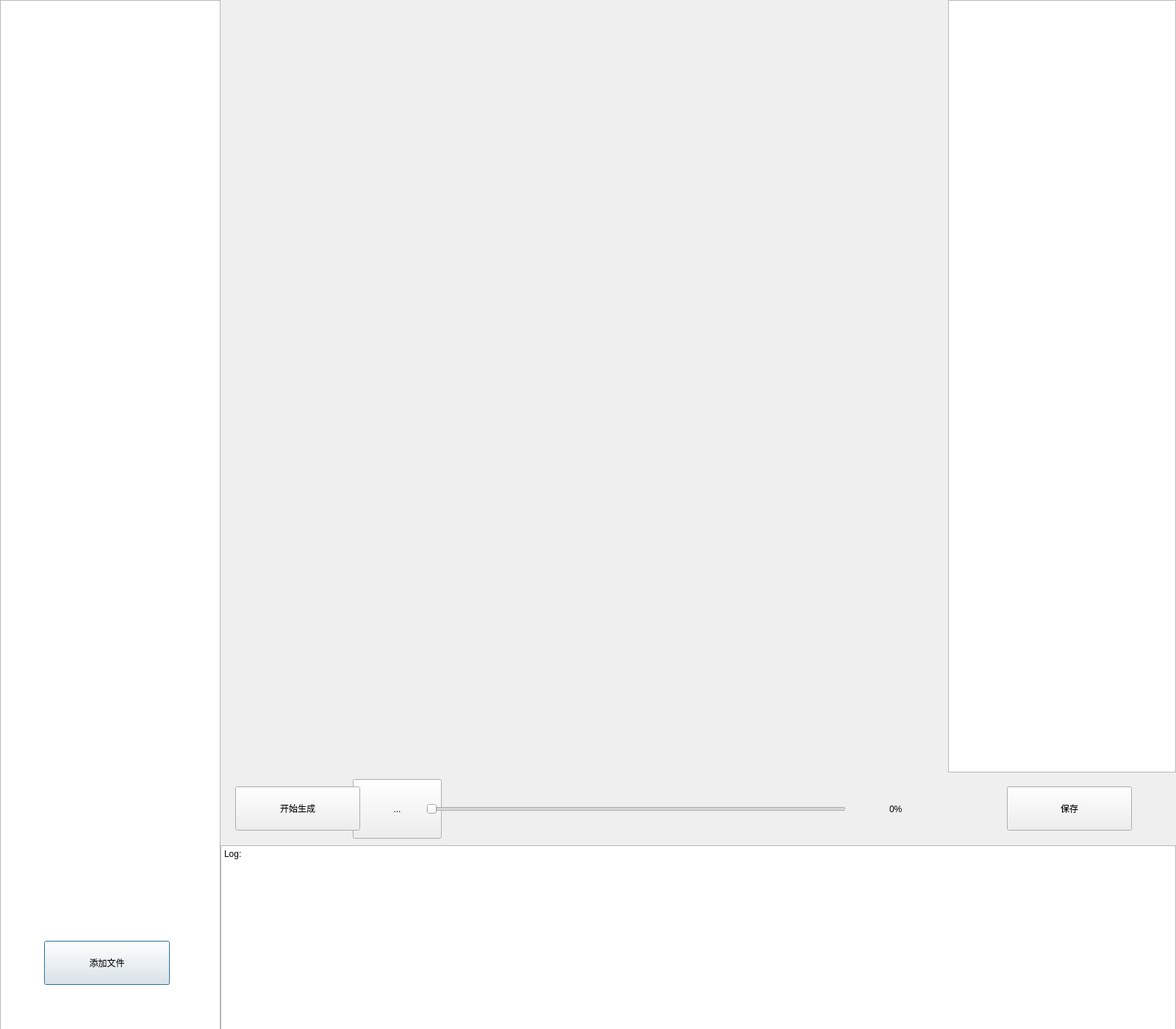
<?xml version="1.0" encoding="UTF-8"?>
<ui version="4.0">
 <class>zimu</class>
 <widget class="QDialog" name="zimu">
  <property name="geometry">
   <rect>
    <x>0</x>
    <y>0</y>
    <width>1600</width>
    <height>1400</height>
   </rect>
  </property>
  <property name="windowTitle">
   <string>Dialog</string>
  </property>
  <widget class="myVideoWidget" name="wgt_video_2" native="true">
   <property name="geometry">
    <rect>
     <x>300</x>
     <y>0</y>
     <width>991</width>
     <height>1050</height>
    </rect>
   </property>
  </widget>
  <widget class="QWidget" name="widget_left" native="true">
   <property name="geometry">
    <rect>
     <x>0</x>
     <y>0</y>
     <width>300</width>
     <height>1400</height>
    </rect>
   </property>
   <widget class="QListWidget" name="listWidget">
    <property name="geometry">
     <rect>
      <x>0</x>
      <y>0</y>
      <width>300</width>
      <height>1401</height>
     </rect>
    </property>
   </widget>
   <widget class="QPushButton" name="add">
    <property name="geometry">
     <rect>
      <x>60</x>
      <y>1280</y>
      <width>171</width>
      <height>60</height>
     </rect>
    </property>
    <property name="text">
     <string>添加文件</string>
    </property>
   </widget>
  </widget>
  <widget class="QWidget" name="widget_bottom" native="true">
   <property name="geometry">
    <rect>
     <x>300</x>
     <y>1150</y>
     <width>1300</width>
     <height>251</height>
    </rect>
   </property>
   <widget class="QTextBrowser" name="textBrowser">
    <property name="geometry">
     <rect>
      <x>0</x>
      <y>0</y>
      <width>1300</width>
      <height>261</height>
     </rect>
    </property>
    <property name="html">
     <string>&lt;!DOCTYPE HTML PUBLIC &quot;-//W3C//DTD HTML 4.0//EN&quot; &quot;http://www.w3.org/TR/REC-html40/strict.dtd&quot;&gt;
&lt;html&gt;&lt;head&gt;&lt;meta name=&quot;qrichtext&quot; content=&quot;1&quot; /&gt;&lt;style type=&quot;text/css&quot;&gt;
p, li { white-space: pre-wrap; }
&lt;/style&gt;&lt;/head&gt;&lt;body style=&quot; font-family:'SimSun'; font-size:9pt; font-weight:400; font-style:normal;&quot;&gt;
&lt;p style=&quot; margin-top:0px; margin-bottom:0px; margin-left:0px; margin-right:0px; -qt-block-indent:0; text-indent:0px;&quot;&gt;Log:&lt;/p&gt;
&lt;p style=&quot;-qt-paragraph-type:empty; margin-top:0px; margin-bottom:0px; margin-left:0px; margin-right:0px; -qt-block-indent:0; text-indent:0px;&quot;&gt;&lt;br /&gt;&lt;/p&gt;&lt;/body&gt;&lt;/html&gt;</string>
    </property>
   </widget>
  </widget>
  <widget class="QWidget" name="widget_right" native="true">
   <property name="geometry">
    <rect>
     <x>1290</x>
     <y>0</y>
     <width>310</width>
     <height>1151</height>
    </rect>
   </property>
   <widget class="QTextEdit" name="textEdit">
    <property name="geometry">
     <rect>
      <x>0</x>
      <y>0</y>
      <width>310</width>
      <height>1051</height>
     </rect>
    </property>
   </widget>
   <widget class="QPushButton" name="save">
    <property name="geometry">
     <rect>
      <x>80</x>
      <y>1070</y>
      <width>170</width>
      <height>60</height>
     </rect>
    </property>
    <property name="text">
     <string>保存</string>
    </property>
   </widget>
  </widget>
  <widget class="QWidget" name="widgetcentral_cen" native="true">
   <property name="geometry">
    <rect>
     <x>300</x>
     <y>1050</y>
     <width>990</width>
     <height>101</height>
    </rect>
   </property>
   <widget class="QToolButton" name="play">
    <property name="geometry">
     <rect>
      <x>180</x>
      <y>10</y>
      <width>121</width>
      <height>81</height>
     </rect>
    </property>
    <property name="text">
     <string>...</string>
    </property>
    <property name="icon">
     <iconset>
      <normaloff>../../Desktop/play.png</normaloff>../../Desktop/play.png</iconset>
    </property>
    <property name="iconSize">
     <size>
      <width>126</width>
      <height>42</height>
     </size>
    </property>
   </widget>
   <widget class="QPushButton" name="start">
    <property name="geometry">
     <rect>
      <x>20</x>
      <y>20</y>
      <width>170</width>
      <height>60</height>
     </rect>
    </property>
    <property name="text">
     <string>开始生成</string>
    </property>
   </widget>
   <widget class="QSlider" name="sld_video">
    <property name="geometry">
     <rect>
      <x>280</x>
      <y>20</y>
      <width>571</width>
      <height>61</height>
     </rect>
    </property>
    <property name="maximum">
     <number>100</number>
    </property>
    <property name="orientation">
     <enum>Qt::Horizontal</enum>
    </property>
   </widget>
   <widget class="QLabel" name="lab_video">
    <property name="geometry">
     <rect>
      <x>910</x>
      <y>30</y>
      <width>51</width>
      <height>41</height>
     </rect>
    </property>
    <property name="text">
     <string>0%</string>
    </property>
   </widget>
  </widget>
 </widget>
 <customwidgets>
  <customwidget>
   <class>myVideoWidget</class>
   <extends>QWidget</extends>
   <header>myVideoWidget.h</header>
   <container>1</container>
  </customwidget>
 </customwidgets>
 <resources/>
 <connections/>
</ui>
